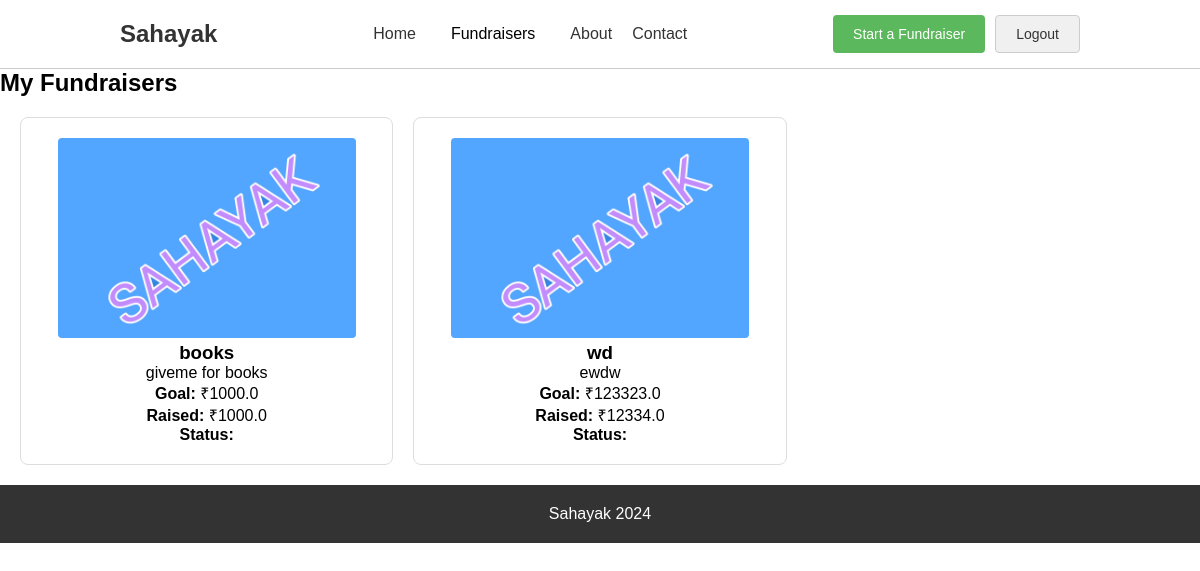
The app's page /my-fundraisers (signed in) with its own data.
### app.py (models this page shows, shortened)
class Fundraiser(db.Model):
    id = db.Column(db.Integer, primary_key=True)
    title = db.Column(db.String(200), nullable=False)
    description = db.Column(db.Text, nullable=False)
    goal = db.Column(db.Float, nullable=False)
    total_donated = db.Column(db.Float, default=0.0)
    timestamp = db.Column(db.DateTime, default=datetime.utcnow)
    image_filename = db.Column(db.String(200), nullable=True)
    category = db.Column(db.String(100), nullable=False)
    user_id = db.Column(db.Integer, db.ForeignKey('user.id'), nullable=False)  # Foreign key to User
    user = db.relationship('User', backref=db.backref('fundraisers', lazy=True))

### app.py (the view)
@app.route('/my-fundraisers')
@login_required
def my_fundraisers():
    fundraisers = Fundraiser.query.filter_by(user_id=session.get('user_id')).all()
    return render_template('my_fundraisers.html', fundraisers=fundraisers)

### app.py (called while the page is built)
def login_required(f):
    @wraps(f)
    def decorated_function(*args, **kwargs):
        if 'user_id' not in session:
            flash("You need to log in first.", "warning")
            return redirect(url_for('login'))  # Redirect to the login page if not logged in
        return f(*args, **kwargs)
    return decorated_function

### templates/my_fundraisers.html (shortened to what this page needs)
{% extends "base.html" %}
{% block content %}
<section class="my-fundraisers">
    <h2>My Fundraisers</h2>
    {% if fundraisers %}
    <div class="fundraiser-grid">
        {% for fundraiser in fundraisers %}
        <div class="fundraiser-card">
            {% if fundraiser.image_filename %}
            <img src="{{ url_for('static', filename='uploads/' + fundraiser.image_filename) }}" alt="{{ fundraiser.title }}">
            {% else %}
            <img src="{{ url_for('static', filename='images/default.png') }}" alt="Default Image">
            {% endif %}
            <h3>{{ fundraiser.title }}</h3>
            <p>{{ fundraiser.description }}</p>
            <p><strong>Goal:</strong> ₹{{ fundraiser.goal }}</p>
            <p><strong>Raised:</strong> ₹{{ fundraiser.total_donated or 0.0 }}</p>
            <p><strong>Status:</strong> {{ fundraiser.flag | capitalize }}</p>
        </div>
        {% endfor %}
    </div>
    {% else %}
    <p class="no-fundraisers-message">You have not created any fundraisers yet.</p>
    {% endif %}
</section>
{% endblock %}

### static/style.css (style rules this page uses)
* { margin: 0; padding: 0; box-sizing: border-box; font-family: Arial, sans-serif; }
.fundraiser-grid { display: grid; grid-template-columns: repeat(3, 1fr); gap: 20px; max-width: 1200px; margin: 0 auto; padding: 20px; }
.fundraiser-card { background-color: white; border: 1px solid #ddd; border-radius: 8px; padding: 20px; text-align: center; transition: transform 0.3s, box-shadow 0.3s; }
.fundraiser-card img { width: 90%; height: 200px; object-fit: cover; border-radius: 4px; transition: transform 0.3s, filter 0.3s; }

### records on screen
Fundraiser: title "books", description "giveme for books", goal "1000.0", total_donated "1000.0"
Fundraiser: title "wd", description "ewdw", goal "123323.0", total_donated "12334.0"
